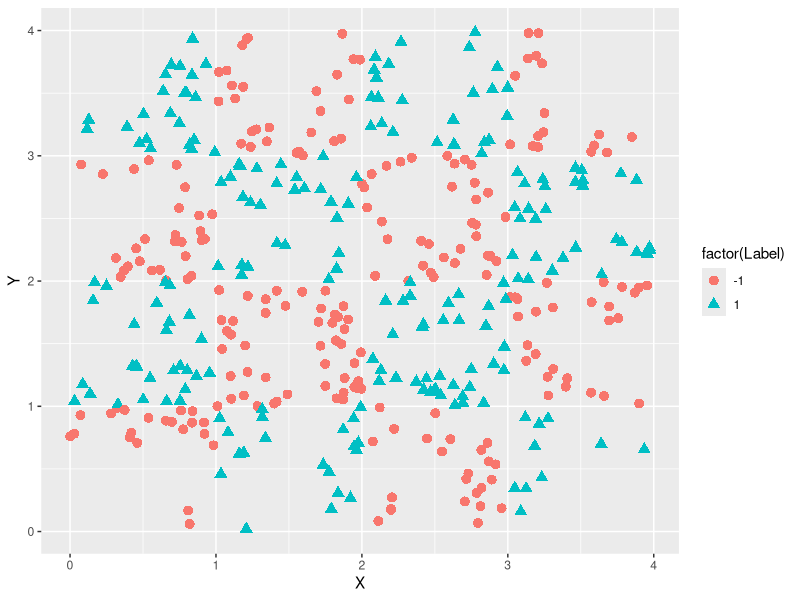
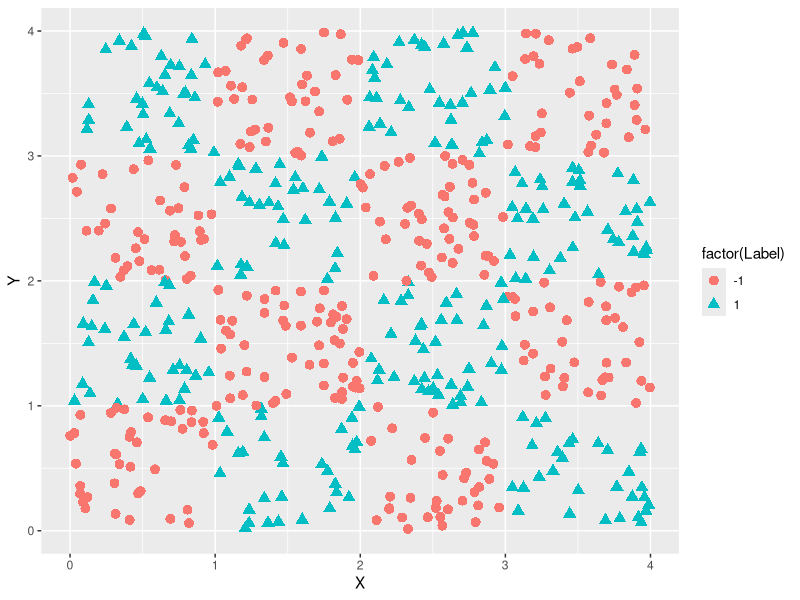

The R source for these figures, in order:

library(ggplot2)


setLabels <- function(data)
{
    n <- nrow(data)
    p <- ncol(data)
    labels <- c()
    
    for (i in 1:n)
    {
        if (floor(data[i, 1]) %% 2 == 0 && floor(data[i, 2]) %% 2 == 0)
        {
            labels <- c(labels, -1)          
        }
        else if (floor(data[i, 1]) %% 2 == 1 && floor(data[i, 2]) %% 2 == 1)
        {
            labels <- c(labels, -1)
        }
        else if (floor(data[i, 1]) %% 2 == 1 && floor(data[i, 2]) %% 2 == 0)
        {
            labels <- c(labels, 1)      
        }
        else if (floor(data[i, 1]) %% 2 == 0 && floor(data[i, 2]) %% 2== 1)
        {
            labels <- c(labels, 1)
        }
        else
        {
            print(data[i,])
        }
    }
  
  
    return(labels)
  
}






#Returns two vectors:
#-The first one contains indexes of points in the first class.
#-The second one, the second class.
cluster <- function(features, labels)
{
      
    n <- nrow(features)
    
    classe1 <- c()
    classe2 <- c()
    
  
    for(i in 1:n)
    {
        if (labels[i] == -1)
        {
            classe1 <- c(classe1, i)         
        }
        else
        {
            classe2 <- c(classe2, i)     
        }
      
    }
  
  
    return(list(classe1, classe2))
  
}








AllDistances <- function(mat, d)
{
    n1 <- nrow(mat)
    n2 <- ncol(mat)
    dist <- matrix(rep(0, n1*n1), nrow = n1, ncol = n1)
    
    for(i in 1:n1)
    {
        for(j in i:n1)
        {
            dist[i, j] <- Kernel(mat[i, ], mat[i, ], d) + Kernel(mat[j, ], mat[j, ], d) - 2*Kernel(mat[i, ], mat[j, ], d)
                  
        }
    }
  
    
    return(dist + t(dist))
  
}  






#Computes the distances between points of different classes and returns
#a matrix containing the indexes of the first class points in the first row,
#the indexes of the second class points in the second row and the distance between these two
#points in the third row.
distances <- function(training_set, classe1, classe2, d)
{
    n1 <- length(classe1)
    n2 <- length(classe2)
    
    dist_mat <- matrix(rep(0, (3*n1*n2)), nrow = 3, ncol = n1*n2)
    
    for (i in 0:(n1-1))
    {
          i_index <- rep(classe1[(i+1)], n2)
          dist_mat[1, ((i*n2)+1):((i+1)*n2)]<- i_index
          x <- training_set[classe1[(i+1)], ]
          for(j in 1:n2)
          {
              dist_mat[2, ((i*n2)+j)] <- classe2[j] 
              y <- training_set[classe2[j], ]
              dist_mat[3, ((i*n2)+j)] <- Kernel(x, x, d) + Kernel(y, y, d) - 2*Kernel(x, y, d)
          }
    }
  
    
    dist_mat <- dist_mat[,order(dist_mat[3, ])]
    return(dist_mat)
  
}





Kernel <- function(x, y, d)
{

    result <- (x%*%y + 1)
    result <- result^d
    
  
    return(result)  
  
}




#Computes the rempirical risk over the training set where S is the reference set.
EmpiricalRisk <- function(Alldist, historical, Remp, S, training_labels)
{
  
  n <- ncol(historical)
  y1 <- S[(length(S)-1)]
  y2 <- S[length(S)]
  
  for(i in 1:n)
  {
    
    d1 <- Alldist[i, y1]
    d2 <- Alldist[i, y2]
  
    
    if(d1 < historical[2, i])
    {
      lab <- training_labels[y1]
      historical[2, i] <- d1
      Remp <- Remp - historical[3, i]
      historical[3, i] <- 0
      if (!(lab == training_labels[i]))
      {
        Remp <- Remp + 1
        historical[3, i] <- 1 
      }  
    }
    if(d2 < historical[2, i])
    {
      lab <- training_labels[y2]
      historical[2, i] <- d2
      Remp <- Remp - historical[3, i]
      historical[3, i] <- 0
      if(!(lab == training_labels[i]))
      {
        Remp <- Remp + 1
        historical[3, i] <- 1
      }      
    }   
    
  }
  
  return(list(Remp, historical))
  
  
}























Training <- function(training_set, training_labels, d)
{  
    n <- nrow(training_set)
    result <- cluster(training_set, training_labels)
    
    classe1 <- result[[1]]
    classe2 <- result[[2]]
    
    Alldist <- AllDistances(training_set, d)
    dist <- distances(training_set, classe1, classe2, d)
    S <- c(dist[1, 1], dist[2, 1])
    
    Remp <- 0
    historical <- matrix(c(seq(1:n), rep(Inf, n), rep(0, n)), nrow = 3, ncol = n, byrow = TRUE)
    r <- EmpiricalRisk(Alldist, historical, Remp, S, training_labels)
    Remp <- r[[1]]
    historical <- r[[2]]
    cpt <- 2
    while(Remp > 0)
    {
        a <- dist[1, cpt]
        b <- dist[2, cpt]
        if (!(a%in%S))
        {
            S <- c(S, a) 
        }
        if (!(b%in%S))
        {
            S <- c(S, b)
        }
      
        cpt <- cpt + 1
        r <- EmpiricalRisk(Alldist, historical, Remp, S, training_labels)
        Remp <- r[[1]]
        historical <- r[[2]]
        print(Remp)
      
    }

    final_set<- c()
    final_labels<- c()
    for(i in 1:length(S))
    {
        final_set <- rbind(final_set, training_set[S[i], ])
        final_labels <- c(final_labels, training_labels[S[i]])
    }
    
    return(list(final_set, final_labels))
}






test<- function(final_set, final_labels,  test_set, test_labels, d)
{
     error <- 0 
     n <- nrow(test_set)
     
     for(i in 1:n)
     {
        x <- test_set[i, ]
        argmin <- 0
        dist_min <- Inf
        for(j in 1:nrow(final_set))
        {
            y <- final_set[j, ]
            distance <- Kernel(x, x, d) + Kernel(y, y, d) -2*Kernel(x, y, d)
            
            if(distance < dist_min)
            {
                argmin <- j 
                dist_min <- distance
            }          
        }
       
    
        classe_x <- final_labels[argmin]
        if(!(classe_x == test_labels[i]))
        {
            error <- error + 1
        }
       
       
     }
  
  
     return(error/n)
  
}

x<-runif(1000, 0, 4)
y<-runif(1000, 0, 4)

set<-cbind(x, y)

training_set<- set[1:600, ]
test_set <- set[601:1000, ]

training_labels <- setLabels(training_set)
test_labels <- setLabels(test_set)
ptm <- proc.time()
s <- Training(training_set, training_labels, 1)
proc.time() - ptm
test(s[[1]], s[[2]], test_set, test_labels,1)





#Plot new set

frm <- data.frame(X = s[[1]][, 1], Y = s[[1]][, 2], Label = s[[2]])

p <- ggplot(data = frm, aes(x = X, y = Y, colour = factor(Label), shape = factor(Label)))
p <- p + geom_point(size=3)
print(p)



#Plot initial set

frm <- data.frame(X = training_set[, 1], Y = training_set[, 2], Label = training_labels)

p <- ggplot(data = frm, aes(x = X, y = Y, colour = factor(Label), shape = factor(Label)))
p <- p + geom_point(size=3)
print(p)
